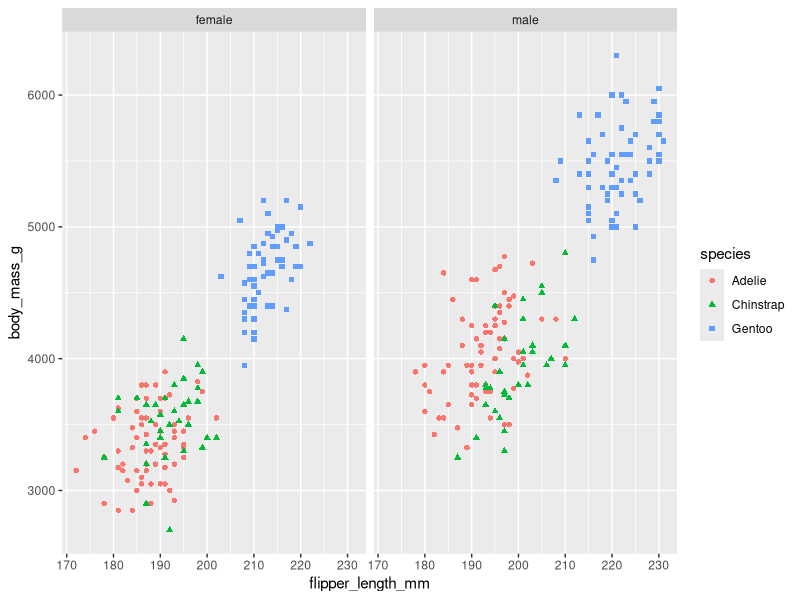

Here is the R script that generated this plot:
library(ggplot2)
library(palmerpenguins)
library(tidyr)
library(tidyverse)

penguins %>% 
  drop_na(sex) %>% 
  ggplot(aes(x=flipper_length_mm, y=body_mass_g)) +
  geom_point(aes(color=species, shape=species)) +
  facet_wrap(~sex)


glimpse(penguins)

